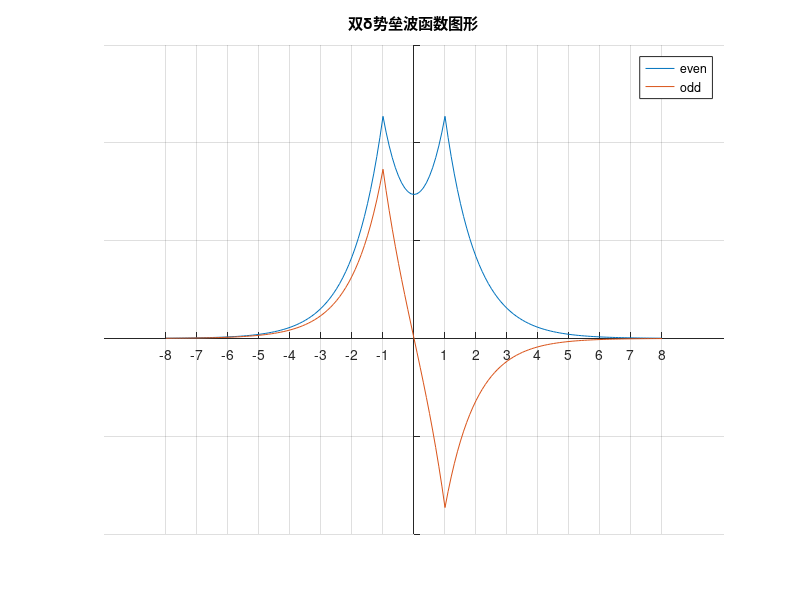

Write MATLAB code to recreate this figure.
x = -8:0.1:8;
f1 = exp(-1*abs(1-x))+exp(-1*abs(1+x));
f2 = -exp(-1*abs(1-x))+exp(-1*abs(1+x));
hold on
plot(x,f1,x,f2)
set(gca,'xtick',[-8:8])
%ylim([-0.1 1.2])
set(gca,'XAxisLocation','origin')
set(gca,'YAxisLocation','origin')
set(gca,'ytickLabel',[])
legend('even','odd')
title('双\delta势垒波函数图形')
grid on